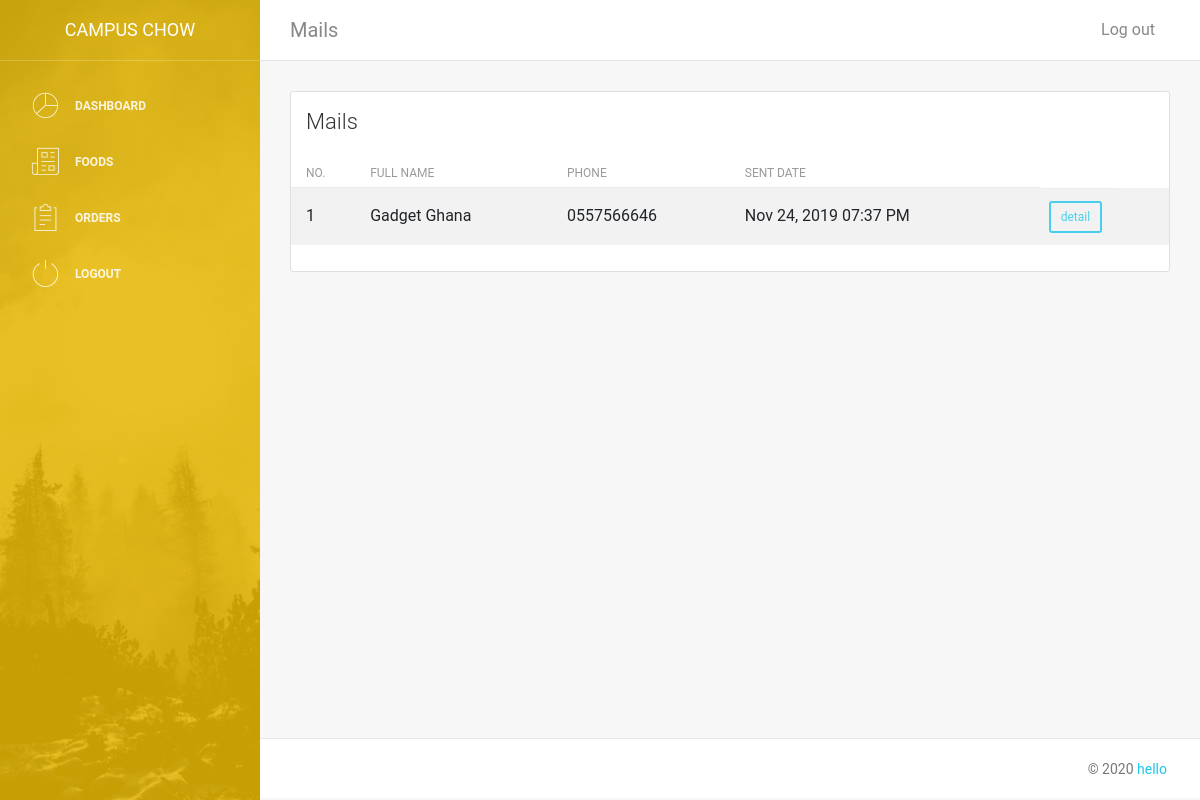
The page /managers/mails.php (signed in) on the database its author committed.
### tables this page shows
CREATE TABLE `mails` (
  `id` int(11) NOT NULL,
  `email` varchar(250) NOT NULL,
  `phone` varchar(10) NOT NULL,
  `full_name` varchar(100) NOT NULL,
  `message` text NOT NULL,
  `dated` timestamp NOT NULL DEFAULT CURRENT_TIMESTAMP ON UPDATE CURRENT_TIMESTAMP
);

### db.php (called while the page is built, shortened)
<?php
	function pretty_date($date){
		return date("M d, Y h:i A",strtotime($date));
	}
?>

### managers/mails.php (the view, shortened to what this page needs)
<?php
    require '../db.php';
    include 'includes/head.php';
    include 'includes/sidebar.php';
    include 'includes/navbar.php';
        $sql = $con->query("SELECT * FROM mails WHERE id !='' ORDER BY dated");
        if(isset($_GET['view'])){
            $_id = $_GET['view'];
            $sql = $con->query("SELECT * FROM mails WHERE id = '$_id'");
            $row = mysqli_fetch_array($sql);
    ?>
    <div class="content">
        <div class="container-fluid">
            <div class="row">
                <div class="col-md-8">
                    <div class="card strpied-tabled-with-hover">
                        <div class="card-body">
                            <div class="row">
                                <div class="col-md-12">
                                    <p>Full Name: <?=$row['full_name'];?></p>
                                    <p>Phone:  <?=$row['phone'];?></p>
                                    <p>Email: <?=$row['email'];?></p>
                                    <p> <?=$row['message'];?></p>
                                    <p>
                                        <a class="btn btn-sm btn-primary" href="mails.php" title="Edit">back</a>
                                        <a href="mails.php?delete=<?=$_id;?>" class="btn-sm btn btn-danger">delete</a>
                                    </p>
                                </div>
                            </div>
                        </div>
                    </div>
                </div>
            </div>
        </div>
    </div>
    <?php
    }else{
?>
    <div class="content">
        <div class="container-fluid">
            <div class="row">
                <div class="col-md-12">
                    <div class="card strpied-tabled-with-hover">
                        <div class="card-header ">
                            <h4 class="card-title">Mails</h4>
                        </div>
                        <div class="card-body table-full-width table-responsive">
                            <table class="table table-hover table-striped">
                                <thead>
                                    <th>No.</th>
                                    <th>Full Name</th>
                                    <th>Phone</th>
                                    <th>Sent Date</th>
                                    <th></th>
                                </thead>
                                <tbody>
                                    <?php
                                        if(mysqli_num_rows($sql) > 0){
                                            $no = 1;
                                            while ($row = mysqli_fetch_array($sql)) {
                                    ?>
                                        <tr>
                                            <td><?=$no;?></td>
                                            <td><?=$row['full_name'];?></td>
                                            <td><?=$row['phone'];?></td>
                                            <td><?=pretty_date($row['dated']);?></td>
                                                <td>
                                                    <a class="btn btn-sm btn-info" href="mails.php?view=<?=$row['id'];?>" title="Detail">detail</a>
                                                </td>
                                            </tr>
                                            <?php
                                            $no++;}
                                        }else{
                                            ?>
                                            <tr>
                                               <td colspan="5"> aww empty</td>
                                            </tr>
                                            <?php
                                        } ?>
                                        </tbody>
                                    </table>
                                </div>
                            </div>
                        </div>
                    </div>
                </div>
            </div>
<?php
}
 include 'includes/footer.php' ?>
</body>
</html>

### rows shown on the page
mails: full_name "Gadget Ghana", phone "0557566646", dated "Nov 24, 2019 07:37 PM"
